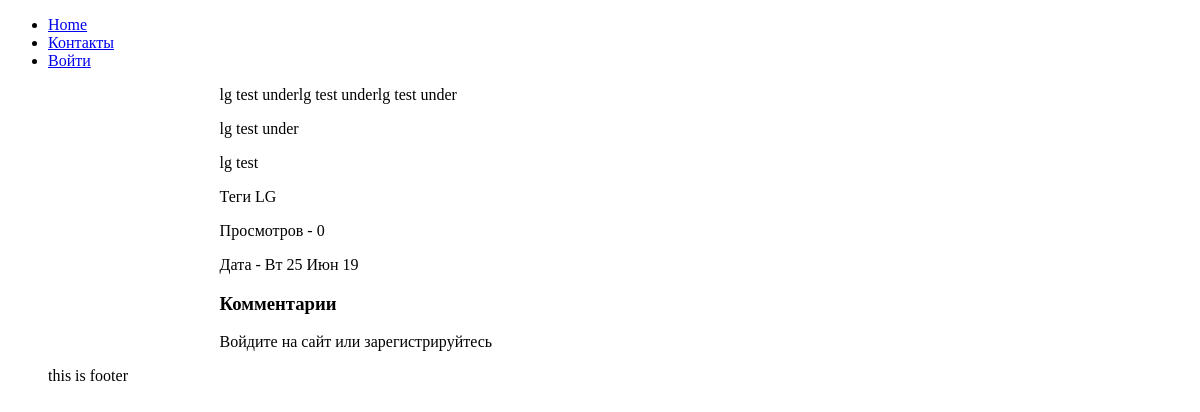
Page /four/lg/ on the earlier database version.
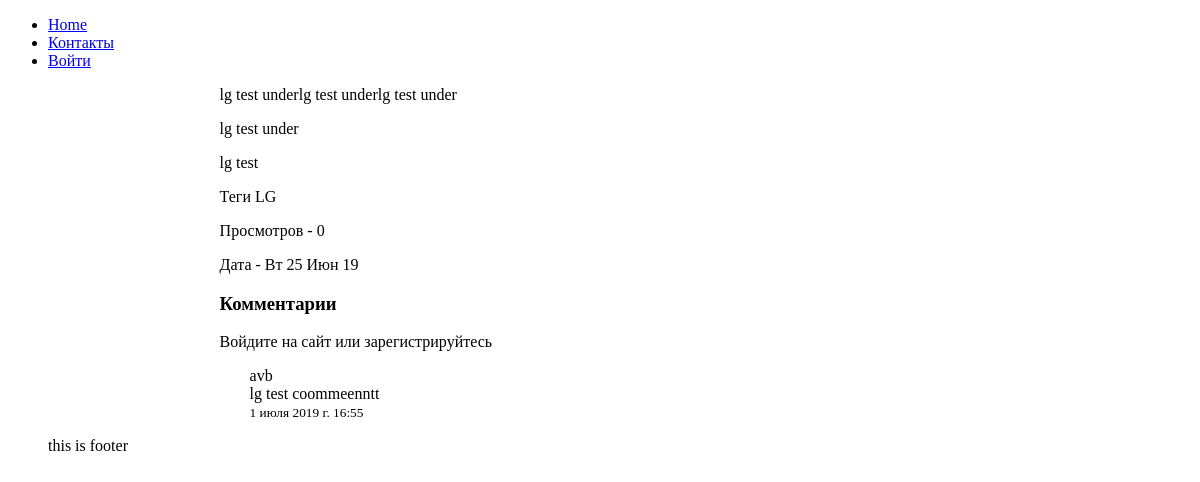
Same page on the later database version.
### blog/models.py (models this page shows, shortened)
class Post(models.Model):
    title = models.CharField("Заголовок", max_length=150)
    sub_title = models.CharField("Подзаголовок", max_length=150)
    mini_text = models.TextField("Превью статьи",max_length=500)
    text = models.TextField("Текст статьи")
    created = models.DateTimeField("Дата создания", auto_now_add=True)
    publish_date = models.DateTimeField("Дата публикации", default=timezone.now)
    active = models.BooleanField("Опубликовать", default=True)
    sort = models.PositiveIntegerField("Порядок", default=0, unique=True)
    view = models.PositiveIntegerField("Просмотры", default=0)
    tags = models.ManyToManyField(Tag, verbose_name="Теги")
    slug = models.SlugField("url", max_length=100, unique=True)
    category = models.ForeignKey(Category, verbose_name="Категория",on_delete=models.SET_NULL, null=True)
    def comment_all(self):
        return Comment.objects.filter(post_id=self.id, moderation=True)
    class Meta:
        verbose_name = "Статья"
        verbose_name_plural = "Статьи"
        ordering = ["-created"]

class Tag(models.Model):
    name = models.CharField("Название", max_length=50)
    slug = models.SlugField("url", max_length=60)
    class Meta:
        verbose_name = "Тег"
        verbose_name_plural = "Теги"

class Comment(models.Model):
    user = models.ForeignKey(User, verbose_name="Пользователь", on_delete=models.CASCADE)
    post = models.ForeignKey(Post, verbose_name="Статья", on_delete=models.CASCADE)
    text = models.TextField("Комментарий")
    created = models.DateTimeField("Дата написания", auto_now_add=True)
    moderation = models.BooleanField("Разрешено к публикации", default=False)
    class Meta:
        verbose_name = "Комментарий"
        verbose_name_plural = "Комментарии"

### blog/views.py (the view, shortened to what this page needs)
# urls.py: path('<slug:category>/<slug:slug>/', PostDetail.as_view(), name='post_detail_url'),
class PostDetail(View):
    def get(self, request, category, slug):
        post = get_object_or_404(Post, slug=slug)
        form = CommentForm()
        return render(request, "blog/post-detail.html", {'post': post, 'form': form})

### templates/blog/post-detail.html (shortened to what this page needs)
{% extends 'blog/base.html' %}
{% load blog_tags %}
{% block post %}
    <p>{{ post.text }}</p>
    <p>{{ post.sub_title }}</p>
    <p>{{ post.title }}</p>
    {% for tag in post.tags.all %}
        <p>Теги {{ tag.name }}</p>
    {% endfor %}
    <p>Просмотров - {{ post.view }}</p>
    <p>Дата - {{ post.created|date:"D d M y" }}</p>
    <h3>Комментарии</h3>
    {% if user.is_authenticated %}
        <form action="" method="post">
            {% csrf_token %}
            {{ form }}
            <button type="submit">Отправить</button>
        </form>
    {% else %}
        <p>Войдите на сайт или зарегистрируйтесь</p>
    {% endif %}
    {% for comment in post.comment_all %}
        {% if forloop.counter|comment_padding %}
            <p style="padding-left: 30px">
        {% else %}
            <p>
{% endif %}
            {{ comment.user }}<br>
            {{ comment.text }}<br>
            <small>{{ comment.created }}</small>
        </p>
    {% endfor %}
{% endblock post %}

### templates/blog/base.html (shortened to what this page needs)
{% extends 'base.html' %}
{% block content %}
    <div class="main-blog">
        <div class="sidebar">
        </div>
        <div class="content">
            {% block post %}
            {% endblock post %}
        </div>
    </div>
{% endblock content %}

### templates/base.html (shortened to what this page needs)
<!DOCTYPE html>
{% load staticfiles %}
<html lang="en">
<head>
    <link rel="stylesheet" href="{% static 'css/style.css' %}" type="text/css">
</head>
<body>
{% include "include/menu.html" %}
{% block content %}
{% endblock content %}
</body>
</html>

### templates/include/menu.html (shortened to what this page needs)
<uL>
    <li><a href="#">Home</a></li>
    <li><a href="{% url 'feedback' %}">Контакты</a></li>
    {% if user.is_authenticated %}
        <li><a href="/accounts/logout/">Выйти</a></li>
    {% else %}
        <li><a href="/accounts/login/">Войти</a></li>
    {% endif %}

### templates/blog/sidebar.html (shortened to what this page needs)
{% load blog_tags %}

### static/css/style.css (style rules this page uses)
.main-blog { display: grid; grid-template-columns: 15% 80%; }

Differences in the rows shown:
added Comment: user "avb", text "lg test coommeenntt", created "1 июля 2019 г. 16:55"
